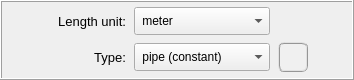
        <widget class="QFrame" name="frame_section">
         <property name="sizePolicy">
          <sizepolicy hsizetype="Expanding" vsizetype="Preferred">
           <horstretch>0</horstretch>
           <verstretch>0</verstretch>
          </sizepolicy>
         </property>
         <property name="minimumSize">
          <size>
           <width>0</width>
           <height>80</height>
          </size>
         </property>
         <property name="maximumSize">
          <size>
           <width>16777215</width>
           <height>80</height>
          </size>
         </property>
         <property name="frameShape">
          <enum>QFrame::Box</enum>
         </property>
         <property name="frameShadow">
          <enum>QFrame::Raised</enum>
         </property>
         <layout class="QGridLayout" name="gridLayout_12">
          <property name="leftMargin">
           <number>4</number>
          </property>
          <property name="topMargin">
           <number>4</number>
          </property>
          <property name="rightMargin">
           <number>4</number>
          </property>
          <property name="bottomMargin">
           <number>4</number>
          </property>
          <property name="horizontalSpacing">
           <number>8</number>
          </property>
          <item row="1" column="2">
           <widget class="QComboBox" name="comboBox_segment_type">
            <property name="minimumSize">
             <size>
              <width>136</width>
              <height>28</height>
             </size>
            </property>
            <property name="maximumSize">
             <size>
              <width>136</width>
              <height>28</height>
             </size>
            </property>
            <property name="font">
             <font>
              <pointsize>9</pointsize>
             </font>
            </property>
            <item>
             <property name="text">
              <string> pipe (constant)</string>
             </property>
            </item>
            <item>
             <property name="text">
              <string> pipe (variable)</string>
             </property>
            </item>
            <item>
             <property name="text">
              <string> rectangular beam</string>
             </property>
            </item>
            <item>
             <property name="text">
              <string> circular beam</string>
             </property>
            </item>
            <item>
             <property name="text">
              <string> C-section beam</string>
             </property>
            </item>
            <item>
             <property name="text">
              <string> I-section beam</string>
             </property>
            </item>
            <item>
             <property name="text">
              <string> T-section beam</string>
             </property>
            </item>
            <item>
             <property name="text">
              <string> valve</string>
             </property>
            </item>
            <item>
             <property name="text">
              <string> expansion joint</string>
             </property>
            </item>
           </widget>
          </item>
          <item row="1" column="1">
           <widget class="QLabel" name="label_11">
            <property name="minimumSize">
             <size>
              <width>80</width>
              <height>28</height>
             </size>
            </property>
            <property name="maximumSize">
             <size>
              <width>80</width>
              <height>28</height>
             </size>
            </property>
            <property name="font">
             <font>
              <pointsize>10</pointsize>
             </font>
            </property>
            <property name="text">
             <string>Type:</string>
            </property>
            <property name="alignment">
             <set>Qt::AlignRight|Qt::AlignTrailing|Qt::AlignVCenter</set>
            </property>
           </widget>
          </item>
          <item row="0" column="1">
           <widget class="QLabel" name="label_9">
            <property name="minimumSize">
             <size>
              <width>80</width>
              <height>28</height>
             </size>
            </property>
            <property name="maximumSize">
             <size>
              <width>80</width>
              <height>28</height>
             </size>
            </property>
            <property name="font">
             <font>
              <pointsize>10</pointsize>
             </font>
            </property>
            <property name="text">
             <string>Length unit:</string>
            </property>
            <property name="alignment">
             <set>Qt::AlignRight|Qt::AlignTrailing|Qt::AlignVCenter</set>
            </property>
           </widget>
          </item>
          <item row="0" column="2">
           <widget class="QComboBox" name="comboBox_length_unit">
            <property name="minimumSize">
             <size>
              <width>136</width>
              <height>28</height>
             </size>
            </property>
            <property name="maximumSize">
             <size>
              <width>136</width>
              <height>28</height>
             </size>
            </property>
            <property name="font">
             <font>
              <pointsize>9</pointsize>
             </font>
            </property>
            <item>
             <property name="text">
              <string> meter</string>
             </property>
            </item>
            <item>
             <property name="text">
              <string> millimeter</string>
             </property>
            </item>
            <item>
             <property name="text">
              <string> inch</string>
             </property>
            </item>
           </widget>
          </item>
          <item row="1" column="0">
           <spacer name="horizontalSpacer_12">
            <property name="orientation">
             <enum>Qt::Horizontal</enum>
            </property>
            <property name="sizeHint" stdset="0">
             <size>
              <width>40</width>
              <height>20</height>
             </size>
            </property>
           </spacer>
          </item>
          <item row="0" column="0">
           <spacer name="horizontalSpacer_7">
            <property name="orientation">
             <enum>Qt::Horizontal</enum>
            </property>
            <property name="sizeHint" stdset="0">
             <size>
              <width>40</width>
              <height>20</height>
             </size>
            </property>
           </spacer>
          </item>
          <item row="1" column="3">
           <widget class="QPushButton" name="pushButton_set_cross_section_2">
            <property name="minimumSize">
             <size>
              <width>30</width>
              <height>30</height>
             </size>
            </property>
            <property name="maximumSize">
             <size>
              <width>30</width>
              <height>30</height>
             </size>
            </property>
            <property name="font">
             <font>
              <family>MS Shell Dlg 2</family>
              <pointsize>10</pointsize>
              <weight>50</weight>
              <italic>false</italic>
              <bold>false</bold>
             </font>
            </property>
            <property name="toolTip">
             <string>&lt;html&gt;&lt;head/&gt;&lt;body&gt;&lt;p&gt;Press to configure the segment cross-section&lt;/p&gt;&lt;/body&gt;&lt;/html&gt;</string>
            </property>
            <property name="styleSheet">
             <string notr="true">QPushButton{border-radius: 6px; border-color: rgb(150, 150, 150); border-style: ridge; border-width: 2px; color: rgb(0, 0, 0); background-color: rgb(240, 240, 240)}
QPushButton:hover{border-radius: 6px; border-color: rgb(0, 170, 255); border-style: ridge; border-width: 2px; color: rgb(0, 0, 0); background-color: rgba(174, 213, 255, 100)}
QPushButton:pressed{border-radius: 6px; border-color: rgb(0, 170, 255); border-style: ridge; border-width: 2px; color: rgb(0, 0, 0); background-color: rgb(174, 213, 255)}
QPushButton:disabled{border-radius: 6px; border-color: rgb(150, 150, 150); border-style: ridge; border-width: 0px; color: rgb(150,150, 150); background-color: rgb(220, 220, 220)}</string>
            </property>
            <property name="text">
             <string/>
            </property>
           </widget>
          </item>
          <item row="1" column="4">
           <spacer name="horizontalSpacer_13">
            <property name="orientation">
             <enum>Qt::Horizontal</enum>
            </property>
            <property name="sizeHint" stdset="0">
             <size>
              <width>40</width>
              <height>20</height>
             </size>
            </property>
           </spacer>
          </item>
         </layout>
        </widget>
